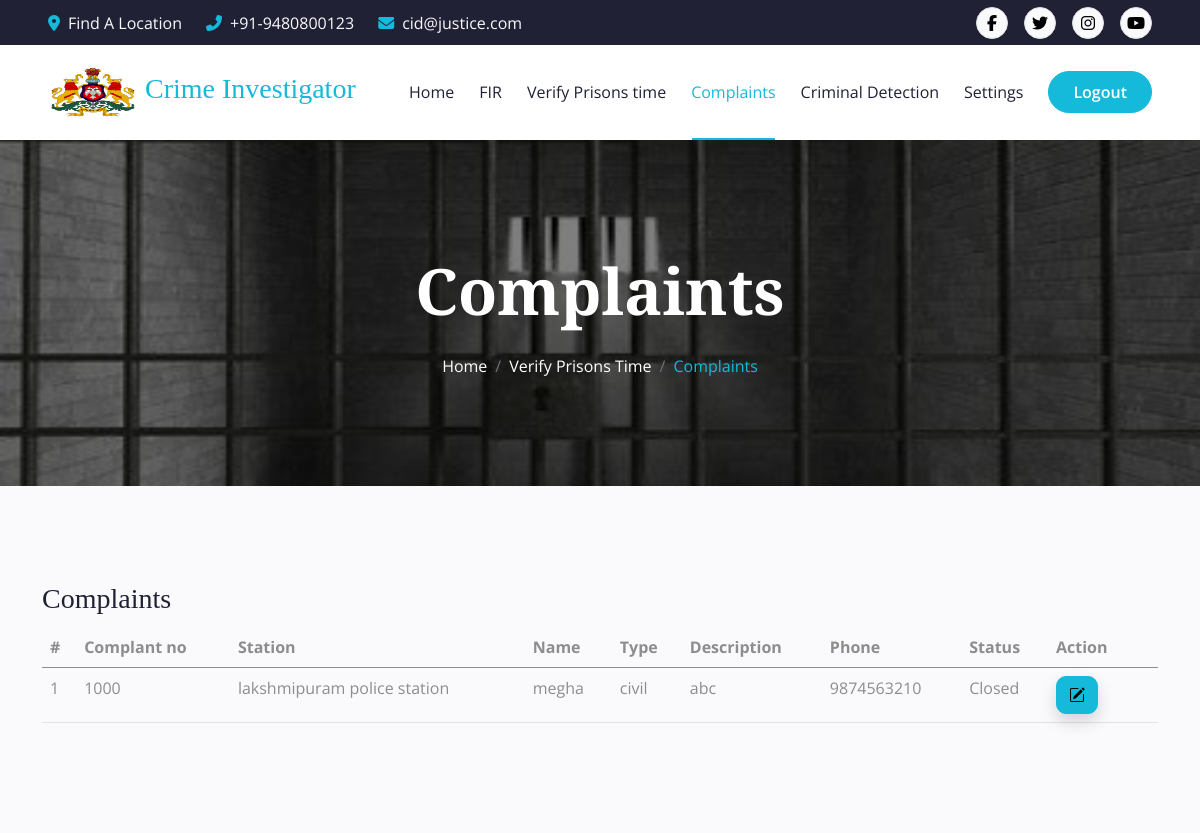
Page /complaints.php (signed in, upper part) on the earlier database version.
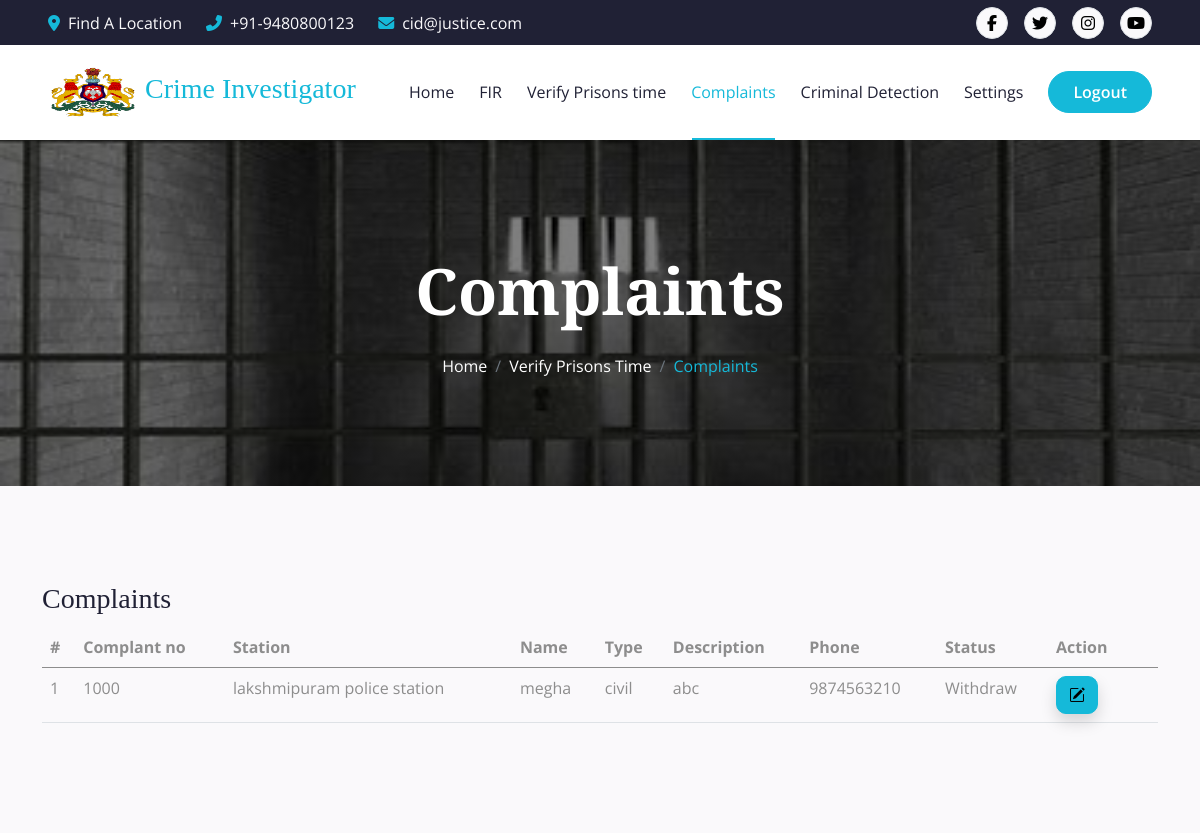
Same page on the later database version.
### tables this page shows
CREATE TABLE `complaint` (
  `CMP_ID` int(10) UNSIGNED NOT NULL,
  `STATION_ID` varchar(45) DEFAULT NULL,
  `COMPLAINTNO` varchar(45) DEFAULT NULL,
  `NAME` varchar(45) DEFAULT NULL,
  `TYPE` varchar(45) DEFAULT NULL,
  `DESCRIPTION` varchar(45) DEFAULT NULL,
  `PHONE` varchar(45) DEFAULT NULL,
  `STATUS` varchar(45) DEFAULT NULL
);

CREATE TABLE `station_master` (
  `station_id` int(10) UNSIGNED NOT NULL,
  `station_name` varchar(45) DEFAULT NULL,
  `head` varchar(45) DEFAULT NULL,
  `member` varchar(45) DEFAULT NULL,
  `phone` varchar(45) DEFAULT NULL,
  `district_id` varchar(45) DEFAULT NULL,
  `city_id` varchar(45) DEFAULT NULL,
  `area_id` varchar(45) DEFAULT NULL,
  `date` date DEFAULT NULL
);

### complaints.php (the view, shortened to what this page needs)
<?php
require_once 'include/config.php';
require_once 'include/header.php';
?>
        <div class="container-fluid bg-breadcrumb"  style="background:linear-gradient(rgba(0, 0, 0, 0.5), rgba(0, 0, 0, 0.5)),url(img/addcomplaint.jpg);
    background-repeat: no-repeat;
 background-size:100% 130%;">
            <div class="container text-center py-5" style="max-width: 900px;">
                <h3 class="text-white display-3 mb-4 wow fadeInDown" data-wow-delay="0.1s">Complaints</h1>
                <ol class="breadcrumb justify-content-center mb-0 wow fadeInDown" data-wow-delay="0.3s">
                    <li class="breadcrumb-item"><a href="home1.php">Home</a></li>
                    <li class="breadcrumb-item"><a href="view-prisoner-time.php">Verify Prisons Time</a></li>
                    <li class="breadcrumb-item active text-primary">Complaints</li>
                </ol>
            </div>
        </div>
        <div class="container-fluid about bg-light py-5">
            <div class="container py-5">
                <h3>Complaints</h3>
                <table class="table">
                    <thead>
                        <tr>
                        <th scope="col">#</th>
                        <th scope="col">Complant no</th>
                        <th scope="col">Station</th>
                        <th scope="col">Name</th>
                        <th scope="col">Type</th>
                        <th scope="col">Description</th>
                        <th scope="col">Phone</th>
                        <th scope="col">Status</th>
                        <th scope="col">Action</th>
                        </tr>
                    </thead>
                    <tbody>
                        <?php
                        $sql = "SELECT c.CMP_ID, c.STATION_ID, c.COMPLAINTNO, c.NAME, c.TYPE, c.DESCRIPTION, c.PHONE,
                        c.STATUS, s.station_name
                        FROM complaint c
                        INNER JOIN station_master s ON s.station_id = c.STATION_ID";
                        $res = mysqli_query($conn,$sql);
                        if(mysqli_num_rows($res) > 0) {
                            $i = 1;
                            while($row = mysqli_fetch_array($res)) {
                                echo "<tr>";
                                echo "<td>$i</td>";
                                echo "<td>$row[COMPLAINTNO]</td>";
                                echo "<td>$row[station_name]</td>";
                                echo "<td>$row[NAME]</td>";
                                echo "<td>$row[TYPE]</td>";
                                echo "<td>$row[DESCRIPTION]</td>";
                                echo "<td>$row[PHONE]</td>";
                                echo "<td>$row[STATUS]</td>";
                                echo "<td width=110px;>";
                                echo "<form method='post'>";
                                echo " <button type='button' data-bs-toggle='modal' data-bs-target='#update$row[CMP_ID]' class='btn btn-primary shadow btn-xs sharp'><i class='bi bi-pencil-square'></i></button>";
                                echo "</form>";
                                echo "</td>";
                                echo "</tr>";
                                $i++;
                                ?>
                                <?php
                            }
                        }
                        ?>
                    </tbody>
                </table>
            </div>
        </div>
<?php
require_once 'include/footer.php';
?>

### include/header.php (shortened to what this page needs)
<!DOCTYPE html>
<html lang="en">
    <head>
        <link rel="stylesheet" href="https://use.fontawesome.com/releases/v5.15.4/css/all.css"/>
        <link href="https://cdn.jsdelivr.net/npm/bootstrap-icons@1.4.1/font/bootstrap-icons.css" rel="stylesheet">
        <link rel="stylesheet" href="https://cdnjs.cloudflare.com/ajax/libs/font-awesome/6.5.1/css/all.min.css" />
        <link href="lib/animate/animate.min.css" rel="stylesheet">
        <link href="lib/owlcarousel/assets/owl.carousel.min.css" rel="stylesheet">
        <link href="css/bootstrap.min.css" rel="stylesheet">
        <link href="css/style.css" rel="stylesheet">
    </head>
    <body>
        <div class="container-fluid bg-dark px-5 d-none d-lg-block">
            <div class="row gx-0 align-items-center" style="height: 45px;">
                <div class="col-lg-8 text-center text-lg-start mb-lg-0">
                    <div class="d-flex flex-wrap">
                        <a href="#" class="text-light me-4"><i class="fas fa-map-marker-alt text-primary me-2"></i>Find A Location</a>
                        <a href="#" class="text-light me-4"><i class="fas fa-phone-alt text-primary me-2"></i>+91-9480800123</a>
                        <a href="#" class="text-light me-0"><i class="fas fa-envelope text-primary me-2"></i>cid@justice.com</a>
                    </div>
                </div>
                <div class="col-lg-4 text-center text-lg-end">
                    <div class="d-flex align-items-center justify-content-end">
                        <a href="https://www.facebook.com/MyGovIndia/" class="btn btn-light btn-square border rounded-circle nav-fill me-3"><i class="fab fa-facebook-f"></i></a>
                        <a href="https://twitter.com/mygovindia?ref_src=twsrc%5Egoogle%7Ctwcamp%5Eserp%7Ctwgr%5Eauthor" class="btn btn-light btn-square border rounded-circle nav-fill me-3"><i class="fab fa-twitter"></i></a>
                        <a href="https://www.instagram.com/mygovindia/" class="btn btn-light btn-square border rounded-circle nav-fill me-3"><i class="fab fa-instagram"></i></a>
                        <a href="https://www.youtube.com/mygovindia" class="btn btn-light btn-square border rounded-circle nav-fill me-0"><i class="fab fa-youtube"></i></a>
                    </div>
                </div>
            </div>
        </div>
        <div class="container-fluid position-relative p-0">
            <nav class="navbar navbar-expand-lg navbar-light bg-white px-4 px-lg-5 py-3 py-lg-0">
                <a href="index.html" class="navbar-brand p-0">
                    <h1 class="text-primary m-0 fs-3"><img src="img/logo1.png" width=90> Crime Investigator</h1>
                </a>
                <div class="collapse navbar-collapse" id="navbarCollapse">
                    <div class="navbar-nav ms-auto py-0">
                    <?php
                    if($_SESSION['type'] == 'Police'){
                    ?>
                        <a href="home1.php" class="nav-item nav-link <?php echo basename($_SERVER['PHP_SELF']) == 'home1.php' ? 'active' : ''; ?> ">Home</a>
                        <a href="fir.php" class="nav-item nav-link <?php echo basename($_SERVER['PHP_SELF']) == 'fir.php' ? 'active' : ''; ?> ">FIR</a>
                        <a href="view-prisoner-time.php" class="nav-item nav-link <?php echo basename($_SERVER['PHP_SELF']) == 'view-prisoner-time.php' ? 'active' : ''; ?> "> Verify Prisons time</a>
                        <a href="complaints.php" class="nav-item nav-link <?php echo basename($_SERVER['PHP_SELF']) == 'complaints.php' ? 'active' : ''; ?>">Complaints</a>
                        <a href="http://127.0.0.1:5000" class="nav-item nav-link <?php echo basename($_SERVER['PHP_SELF']) == 'http://127.0.0.1:5000' ? 'active' : ''; ?>">Criminal Detection</a>
                        <a href="change-password.php" class="nav-item nav-link <?php echo basename($_SERVER['PHP_SELF']) == 'change-password.php' ? 'active' : ''; ?>">Settings</a>
                    <?php
                    }
                    ?>
                    </div>
                    <a href="include/logout.php" class="btn btn-primary rounded-pill text-white py-2 px-4 flex-wrap flex-sm-shrink-0">Logout</a>
                </div>
            </nav>

### include/footer.php (shortened to what this page needs)
    </body>
</html>

### css/style.css (style rules this page uses)
.btn { font-weight: 600; transition: .5s; }
.btn-square { width: 32px; height: 32px; }
.btn-square, .btn-sm-square, .btn-md-square, .btn-lg-square { padding: 0; display: flex; align-items: center; justify-content: center; font-weight: normal; border-radius: 50%; }
.btn.btn-primary { box-shadow: inset 0 0 0 0 var(--bs-primary); }
.btn.btn-light { box-shadow: inset 0 0 0 0 var(--bs-primary); }
.navbar-light .navbar-nav .nav-link { font-family: 'Open Sans', sans-serif; position: relative; margin-right: 25px; padding: 35px 0; color: var(--bs-dark) !important; font-size: 16px; font-weight: 400; outline: none; transition: .5s; }
.navbar-light .navbar-nav .nav-link:hover, .navbar-light .navbar-nav .nav-link.active { color: var(--bs-primary) !important; }
.navbar-light .navbar-brand img { max-height: 50px; transition: .5s; }
@media (min-width: 992px) { .navbar-light { position: absolute; width: 100%; top: 0; left: 0; border-bottom: 1px solid rgba(255, 255, 255, .1); z-index: 999; } }
@media (min-width: 992px) { .navbar-light .navbar-nav .nav-link::before { position: absolute; content: ""; width: 0; height: 2px; bottom: -1px; left: 50%; background: var(--bs-primary); transition: .5s; } }
@media (min-width: 992px) { .navbar-light .navbar-nav .nav-link:hover::before, .navbar-light .navbar-nav .nav-link.active::before { width: calc(100% - 2px); left: 1px; } }
.bg-breadcrumb { background: linear-gradient(rgba(0, 0, 0, 0.5), rgba(0, 0, 0, 0.5)), url(../img/traff.jpg); background-position: center center; background-repeat: no-repeat; background-size: cover; padding: 160px 0 60px 0; }
.bg-breadcrumb .breadcrumb-item a { color: var(--bs-white) !important; }

Differences in the rows shown:
changed complaint "megha": STATUS "Closed" → "Withdraw"
